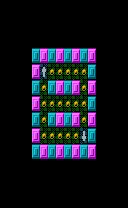

Below is a game level as drawn by its tile map, then a one-line description and the .tmx file that defines it, in full:
An orthogonal 16x13 tile map with 8x16 px tiles, 1 tile layer (Tile Layer 1), 6 tilesets.

<map version="1.2" tiledversion="1.3.1" orientation="orthogonal" renderorder="right-down" compressionlevel="0" width="16" height="13" tilewidth="8" tileheight="16" infinite="0" nextlayerid="2" nextobjectid="1">
 <tileset firstgid="1" name="tiles0" tilewidth="8" tileheight="16" tilecount="1" columns="1">
  <image source="tiles0.png" width="8" height="16" />
 </tileset>
 <tileset firstgid="2" name="tiles2" tilewidth="8" tileheight="16" tilecount="1" columns="1">
  <image source="tiles2.png" width="8" height="16" />
 </tileset>
 <tileset firstgid="3" name="tiles3" tilewidth="8" tileheight="16" tilecount="1" columns="1">
  <image source="tiles3.png" width="8" height="16" />
 </tileset>
 <tileset firstgid="4" name="dot" tilewidth="8" tileheight="16" tilecount="1" columns="1">
  <image source="dot.png" width="8" height="16" />
 </tileset>
 <tileset firstgid="5" name="psp" tilewidth="8" tileheight="16" tilecount="1" columns="1">
  <image source="psp.png" width="8" height="16" />
 </tileset>
 <tileset firstgid="6" name="esp1" tilewidth="8" tileheight="16" tilecount="1" columns="1">
  <image source="esp1.png" width="8" height="16" />
 </tileset>
 <layer id="1" name="Tile Layer 1" width="16" height="13">
  <data>
   <tile gid="1" />
   <tile gid="1" />
   <tile gid="1" />
   <tile gid="1" />
   <tile gid="1" />
   <tile gid="1" />
   <tile gid="1" />
   <tile gid="1" />
   <tile gid="1" />
   <tile gid="1" />
   <tile gid="1" />
   <tile gid="1" />
   <tile gid="1" />
   <tile gid="1" />
   <tile gid="1" />
   <tile gid="1" />
   <tile gid="1" />
   <tile gid="1" />
   <tile gid="1" />
   <tile gid="1" />
   <tile gid="1" />
   <tile gid="1" />
   <tile gid="1" />
   <tile gid="1" />
   <tile gid="1" />
   <tile gid="1" />
   <tile gid="1" />
   <tile gid="1" />
   <tile gid="1" />
   <tile gid="1" />
   <tile gid="1" />
   <tile gid="1" />
   <tile gid="1" />
   <tile gid="1" />
   <tile gid="1" />
   <tile gid="1" />
   <tile gid="1" />
   <tile gid="1" />
   <tile gid="1" />
   <tile gid="1" />
   <tile gid="1" />
   <tile gid="1" />
   <tile gid="1" />
   <tile gid="1" />
   <tile gid="1" />
   <tile gid="1" />
   <tile gid="1" />
   <tile gid="1" />
   <tile gid="1" />
   <tile gid="1" />
   <tile gid="1" />
   <tile gid="1" />
   <tile gid="2" />
   <tile gid="3" />
   <tile gid="2" />
   <tile gid="3" />
   <tile gid="2" />
   <tile gid="3" />
   <tile gid="2" />
   <tile gid="3" />
   <tile gid="1" />
   <tile gid="1" />
   <tile gid="1" />
   <tile gid="1" />
   <tile gid="1" />
   <tile gid="1" />
   <tile gid="1" />
   <tile gid="1" />
   <tile gid="3" />
   <tile gid="5" />
   <tile gid="4" />
   <tile gid="4" />
   <tile gid="4" />
   <tile gid="4" />
   <tile gid="4" />
   <tile gid="2" />
   <tile gid="1" />
   <tile gid="1" />
   <tile gid="1" />
   <tile gid="1" />
   <tile gid="1" />
   <tile gid="1" />
   <tile gid="1" />
   <tile gid="1" />
   <tile gid="2" />
   <tile gid="4" />
   <tile gid="2" />
   <tile gid="3" />
   <tile gid="2" />
   <tile gid="3" />
   <tile gid="4" />
   <tile gid="3" />
   <tile gid="1" />
   <tile gid="1" />
   <tile gid="1" />
   <tile gid="1" />
   <tile gid="1" />
   <tile gid="1" />
   <tile gid="1" />
   <tile gid="1" />
   <tile gid="3" />
   <tile gid="4" />
   <tile gid="4" />
   <tile gid="4" />
   <tile gid="4" />
   <tile gid="4" />
   <tile gid="4" />
   <tile gid="2" />
   <tile gid="1" />
   <tile gid="1" />
   <tile gid="1" />
   <tile gid="1" />
   <tile gid="1" />
   <tile gid="1" />
   <tile gid="1" />
   <tile gid="1" />
   <tile gid="2" />
   <tile gid="4" />
   <tile gid="2" />
   <tile gid="3" />
   <tile gid="2" />
   <tile gid="3" />
   <tile gid="4" />
   <tile gid="3" />
   <tile gid="1" />
   <tile gid="1" />
   <tile gid="1" />
   <tile gid="1" />
   <tile gid="1" />
   <tile gid="1" />
   <tile gid="1" />
   <tile gid="1" />
   <tile gid="3" />
   <tile gid="4" />
   <tile gid="4" />
   <tile gid="4" />
   <tile gid="4" />
   <tile gid="4" />
   <tile gid="6" />
   <tile gid="2" />
   <tile gid="1" />
   <tile gid="1" />
   <tile gid="1" />
   <tile gid="1" />
   <tile gid="1" />
   <tile gid="1" />
   <tile gid="1" />
   <tile gid="1" />
   <tile gid="2" />
   <tile gid="3" />
   <tile gid="2" />
   <tile gid="3" />
   <tile gid="2" />
   <tile gid="3" />
   <tile gid="2" />
   <tile gid="3" />
   <tile gid="1" />
   <tile gid="1" />
   <tile gid="1" />
   <tile gid="1" />
   <tile gid="1" />
   <tile gid="1" />
   <tile gid="1" />
   <tile gid="1" />
   <tile gid="1" />
   <tile gid="1" />
   <tile gid="1" />
   <tile gid="1" />
   <tile gid="1" />
   <tile gid="1" />
   <tile gid="1" />
   <tile gid="1" />
   <tile gid="1" />
   <tile gid="1" />
   <tile gid="1" />
   <tile gid="1" />
   <tile gid="1" />
   <tile gid="1" />
   <tile gid="1" />
   <tile gid="1" />
   <tile gid="1" />
   <tile gid="1" />
   <tile gid="1" />
   <tile gid="1" />
   <tile gid="1" />
   <tile gid="1" />
   <tile gid="1" />
   <tile gid="1" />
   <tile gid="1" />
   <tile gid="1" />
   <tile gid="1" />
   <tile gid="1" />
   <tile gid="1" />
   <tile gid="1" />
   <tile gid="1" />
   <tile gid="1" />
   <tile gid="1" />
   <tile gid="1" />
   <tile gid="1" />
   <tile gid="1" />
   <tile gid="1" />
   <tile gid="1" />
   <tile gid="1" />
   <tile gid="1" />
   <tile gid="1" />
   <tile gid="1" />
   <tile gid="1" />
   <tile gid="1" />
  </data>
 </layer>
</map>
